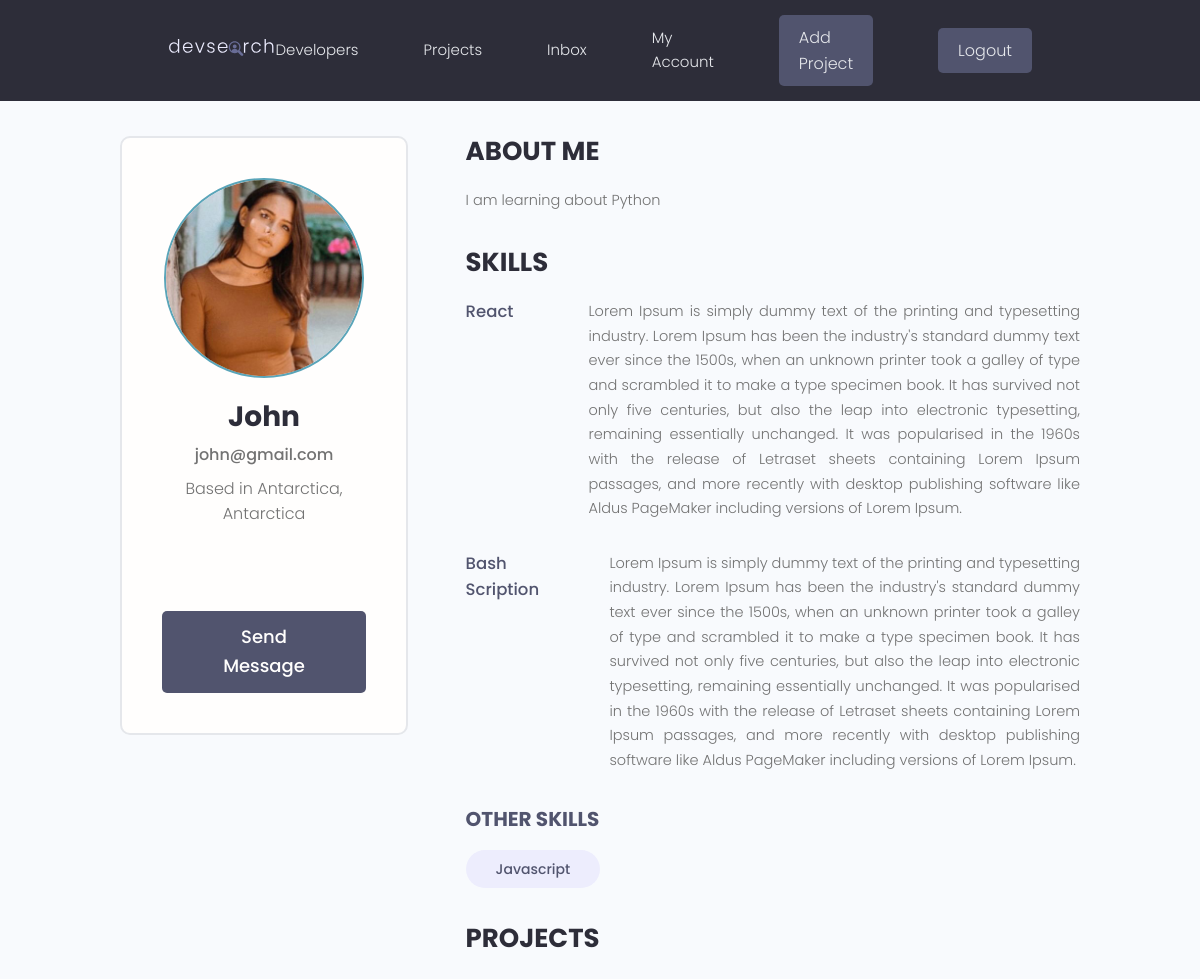
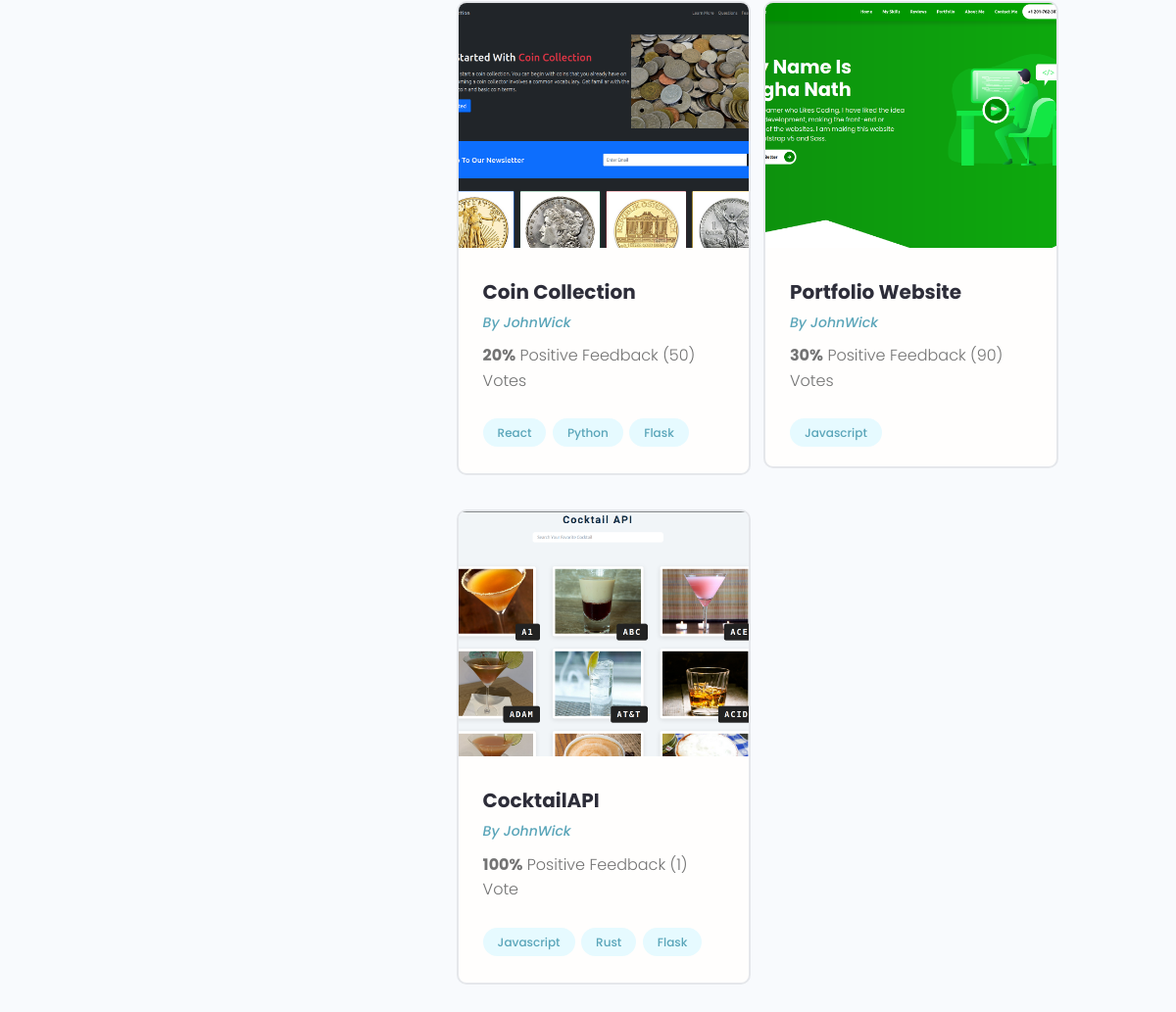
The page /profile/ad0e83d1-4a9c-4ab7-93ed-bd77ec189d1d/ (signed in) on the database its author committed (2 pictures, top to bottom).
### users/models.py (models this page shows)
class Profile(models.Model):
    user = models.OneToOneField(
        User, on_delete=models.CASCADE, null=True, blank=True)
    name = models.CharField(max_length=100, null=True, blank=True)
    email = models.CharField(max_length=200, null=True, blank=True)
    username = models.CharField(max_length=100, null=True, blank=True)
    location = models.CharField(max_length=100, null=True, blank=True)
    about = models.CharField(max_length=200, null=True, blank=True)
    bio = models.TextField(null=True, blank=True)
    profile_image = models.ImageField(
        null=True, blank=True, upload_to='profiles', default='profiles/user-default.png')
    social_github = models.CharField(max_length=200, null=True, blank=True)
    social_twitter = models.CharField(max_length=200, null=True, blank=True)
    social_linkedin = models.CharField(max_length=200, null=True, blank=True)
    social_youtube = models.CharField(max_length=200, null=True, blank=True)
    social_website = models.CharField(max_length=200, null=True, blank=True)
    created = models.DateTimeField(auto_now_add=True)
    id = models.UUIDField(default=uuid.uuid4, unique=True,
                          editable=False, primary_key=True)
    def __str__(self):
        return str(self.user.username)

class Skill(models.Model):
    owner = models.ForeignKey(
        Profile, on_delete=models.CASCADE, null=True, blank=True)
    name = models.CharField(max_length=200, null=True,
                            blank=True)
    description = models.TextField(null=True, blank=True)
    created = models.DateTimeField(auto_now_add=True)
    id = models.UUIDField(default=uuid.uuid4, unique=True,
                          editable=False, primary_key=True)
    def __str__(self):
        return self.name

### projects/models.py (models this page shows, shortened)
class Project(models.Model):
    owner = models.ForeignKey(
        Profile, on_delete=models.SET_NULL, null=True, blank=True)
    title = models.CharField(max_length=200)
    description = models.TextField(null=True, blank=True)
    featured_image = models.ImageField(
        null=True, blank=True, default='default.jpg')
    demo_link = models.CharField(max_length=2000, blank=True, null=True)
    source_link = models.CharField(max_length=2000, blank=True, null=True)
    tags = models.ManyToManyField('Tag', blank=True)
    vote_total = models.IntegerField(default=0, null=True, blank=True)
    vote_ratio = models.IntegerField(default=0, null=True, blank=True)
    created = models.DateTimeField(auto_now_add=True)
    id = models.UUIDField(default=uuid.uuid4, unique=True,
                          editable=False, primary_key=True)

class Tag(models.Model):
    name = models.CharField(max_length=200)
    created = models.DateTimeField(auto_now_add=True)
    id = models.UUIDField(default=uuid.uuid4, unique=True,
                          editable=False, primary_key=True)
    def __str__(self):
        return self.name

### users/views.py (the view)
# urls.py: path('profile/<str:pk>/', userProfile, name='user-profile'),
def userProfile(request, pk):
    profile = Profile.objects.get(id=pk)
    topSkills = profile.skill_set.exclude(description__exact="")
    otherSkills = profile.skill_set.filter(description="")
    context = {
        'profile': profile,
        'topSkills': topSkills,
        'otherSkills': otherSkills
    }
    return render(request, 'users/user-profile.html', context)

### users/templates/users/user-profile.html (shortened to what this page needs)
{% extends 'main.html' %}
{% block content %}
<main class="profile my-md">
    <div class="container">
        <div class="layout">
            <div class="column column--1of3">
                <div class="card text-center">
                    <div class="card__body dev">
                        <img class="avatar avatar--xl" src="{{profile.profile_image.url}}" />
                        <h2 class="dev__name">{{profile.name}}</h2>
                        <p class="dev__title">{{profile.about}}</p>
                        <p class="dev__location">Based in {{profile.location}}</p>
                        <ul class="dev__social">
                        </ul>
                        <a href="#" class="btn btn--sub btn--lg">Send Message </a>
                    </div>
                </div>
            </div>
            <div class="column column--2of3">
                <div class="devInfo">
                    <h3 class="devInfo__title">About Me</h3>
                    <p class="devInfo__about">
                        {{profile.bio}}
                    </p>
                </div>
            <div class="devInfo">
                <h3 class="devInfo__title">Skills</h3>
                <div class="devInfo__skills">
                    {% for skill in topSkills %}
                        <div class="devSkill">
                            <h4 class="devSkill__title">{{skill}}</h4>
                            <p class="devSkill__info">
                            {{skill.description}}
                            </p>
                        </div>
                    {% endfor %}
                    <h3 class="devInfo__subtitle">Other Skills</h3>
                    {% for skill in otherSkills %}
                        <div class="devInfo__otherSkills">
                            <span class="tag tag--pill tag--sub tag--lg">
                                <small>{{skill}}</small>
                            </span>
                        </div>
                    {% endfor %}
                </div>
            </div>
            <div class="devInfo">
                <h3 class="devInfo__title">Projects</h3>
                <div class="grid grid--two">
                    {% for project in profile.project_set.all %}
                        <div class="column">
                            <div class="card project">
                                <a href="{% url 'project' project.id %}" class="project">
                                    <img class="project__thumbnail" src="{{project.featured_image.url}}" alt="project thumbnail" />
                                    <div class="card__body">
                                        <h3 class="project__title">{{project.title}}</h3>
                                        <p><a class="project__author" href="{% url 'user-profile' project.owner.id %}">By {{project.owner}}</a></p>
                                        <p class="project--rating">
                                            <span style="font-weight: bold;">{{project.vote_ratio}}%</span> Positive
                                            Feedback ({{project.vote_total}}) Vote{{project.vote_total|pluralize:"s"}}
                                        </p>
                                        <div class="project__tags">
                                            {% for tag in project.tags.all %}
                                                <span class="tag tag--pill tag--main">
                                                    <small>{{tag}}</small>
                                                </span>
                                            {% endfor %}
                                        </div>
                                    </div>
                                </a>
                            </div>
                        </div>
                    {% endfor %}
                </div>
            </div>
        </div>
    </div>
</main>
{% endblock %}

### static/styles/app.css (style rules this page uses)
:root { --color-sub: #2d2d39; }
.btn--sub { background-color: var(--color-sub-light); }
.card { border: 2px solid var(--color-light); }
img { width: 100%; }
.profile .card > .dev { padding: 4rem; }
.dev__name { color: var(--color-sub); font-size: 2.8rem; font-weight: 700; margin-top: 1rem; margin-bottom: 0.5rem; }
.dev__title { font-size: 1.6rem; font-weight: 500; line-height: 1.3; }
.dev__location { margin-top: 1rem; }
.dev__social { margin: 3rem 0; list-style: none; display: flex; justify-content: center; gap: 1.5rem; }
.devInfo { margin-bottom: 3rem; }
.devInfo__title, .devInfo__subtitle { font-size: 2.6rem; color: var(--color-sub); text-transform: uppercase; font-weight: 700; margin-bottom: 1.5rem; }
.devInfo__subtitle { font-size: 2rem; color: var(--color-sub-light); }
.devInfo__about, .devSkill__info { font-size: 1.45rem; line-height: 1.7; text-align: justify; }
.devSkill { margin-bottom: 3rem; }
.devSkill__title { font-size: 1.65rem; font-weight: 500; color: var(--color-sub-light); }
@media screen and (min-width: 700px) { .devSkill { display: flex; justify-content: space-between; gap: 3rem; } }
@media screen and (min-width: 700px) { .devSkill__info { flex-basis: 80%; } }
.project__author { font-size: 1.4rem; font-style: italic; }
.project--rating { margin-bottom: 1.6em; margin-top: .5em; }
.project__thumbnail { height: 25rem; object-fit: cover; object-position: top center; }
.project__title { font-size: 2rem; font-weight: 700; color: var(--color-sub); }

### static/uikit/styles/modules/_variables.css (style rules this page uses)
:root { --color-main: #5aa5b9; --color-main-light: #e6faff; --color-sub: #3f4156; --color-sub-light: #51546e; --color-sub-lighter: #ededfd; --color-text: #737373; --color-gray: #8b8b8b; --color-light: #e5e7eb; --color-light-gray: #767676; --color-bg: #f8fafd; --color-white: #fffefd; --color-white-light: #f3f3f3; --color-success: #359e64; --color-success-bg: #def8e8; --color-error: #fc4b0b; --color-error-bg: #fff2ee; --font-base: 'Poppins', arial, helvetica, 'Segoe UI', roboto, ubuntu, sans-serif; --font-monospace: 'Fira Code', 'Courier New', courier, monospace; --font-regular: 300; --font-medium: 500; --font-bold: 700; --generic-shadow: 1px 1px 5px #00000010; --generic-transition: all 0.3s ease-in-out; }

### static/uikit/styles/modules/_base.css (style rules this page uses)
* { margin: 0; padding: 0; box-sizing: border-box; text-rendering: optimizeLegibility; color: inherit; font-size: inherit; }
html { font-size: 50%; }
@media only screen and (min-width: 480px) { html { font-size: 56.25%; } }
@media only screen and (min-width: 1200px) { html { font-size: 62.5%; } }
body { line-height: 1.6; font-weight: 400; font-size: 1.5rem; color: var(--color-text); background-color: var(--color-bg); min-height: 100vh; }

### static/uikit/styles/modules/_typography.css (style rules this page uses)
* { font-family: var(--font-base); }
h2 { font-size: 3.6rem; font-weight: var(--font-bold); }
h3 { font-size: 3.2rem; font-weight: var(--font-medium); }
h4 { font-size: 2.8rem; font-weight: var(--font-medium); }
p, span, strong { font-size: 1.6rem; color: var(--color-text); font-weight: var(--font-regular); }
a { padding-bottom: 2px; text-decoration: none; display: inline-block; color: var(--color-main); font-weight: var(--font-medium); }

### static/uikit/styles/modules/_utilities.css (style rules this page uses)
.container { width: 92%; max-width: 165rem; margin: 0 auto; box-sizing: border-box; }
@media screen and (min-width: 1000px) { .container { width: 90%; } }
@media screen and (min-width: 1200px) { .container { width: 80%; } }
.text-center { text-align: center; }
.my-md { margin: 3rem auto; }

### static/uikit/styles/modules/_avatar.css (style rules this page uses)
.avatar { border-radius: 50%; border: 2px solid var(--color-main); object-fit: cover; }
.avatar--xl { height: 20rem; width: 20rem; }

### static/uikit/styles/modules/_button.css (style rules this page uses)
.btn { display: inline-block; position: relative; cursor: pointer; background-color: var(--color-light); font-weight: var(--font-medium); color: var(--color-sub); text-decoration: none; padding: 1rem 2rem; border-radius: 0.5rem; border: none; width: -webkit-fit-content; width: -moz-fit-content; width: fit-content; height: -webkit-fit-content; height: -moz-fit-content; height: fit-content; font-size: 1.6rem; outline-width: 0; outline-color: transparent; -webkit-backface-visibility: hidden; backface-visibility: hidden; transition: all 0.3s ease-in-out; }
.btn--sub { background-color: var(--color-sub); color: var(--color-white); }
.btn--lg { font-size: 1.8rem; padding: 1.2rem 4.5rem; }

### static/uikit/styles/modules/_card.css (style rules this page uses)
.card { border-radius: 1rem; background-color: var(--color-white); border: 1.5px solid var(--color-light); width: auto; height: auto; margin-top: 0.5rem; margin-bottom: 0.5rem; overflow: hidden; }
.card__body, .card__header { padding: 2rem 2.5rem; }

### rows shown on the page
Profile: profile_image (picture), name "John", about "john@gmail.com", location "Antarctica, Antarctica", bio "I am learning about Python"
Skill: name "React", description "Lorem Ipsum is simply dummy text of the printing and typesetting industry. Lorem Ipsum has been the industry's standard dummy text ever since the 1500s, when an unknown printer took a galley of type and scrambled it to make a type specimen book. It has survived not only five centuries, but also the leap into electronic typesetting, remaining essentially unchanged. It was popularised in the 1960s with the release of Letraset sheets containing Lorem Ipsum passages, and more recently with desktop publishing software like Aldus PageMaker including versions of Lorem Ipsum."
Skill: name "Bash Scription", description "Lorem Ipsum is simply dummy text of the printing and typesetting industry. Lorem Ipsum has been the industry's standard dummy text ever since the 1500s, when an unknown printer took a galley of type and scrambled it to make a type specimen book. It has survived not only five centuries, but also the leap into electronic typesetting, remaining essentially unchanged. It was popularised in the 1960s with the release of Letraset sheets containing Lorem Ipsum passages, and more recently with desktop publishing software like Aldus PageMaker including versions of Lorem Ipsum."
Skill: name "Javascript"
Project: featured_image (picture), title "Coin Collection", owner "JohnWick", vote_ratio "20", vote_total "50"
Tag: name "React"
Tag: name "Python"
Tag: name "Flask"
Project: featured_image (picture), title "Portfolio Website", owner "JohnWick", vote_ratio "30", vote_total "90"
Tag: name "Javascript"
Project: featured_image (picture), title "CocktailAPI", owner "JohnWick", vote_ratio "100", vote_total "1"
Tag: name "Rust"
